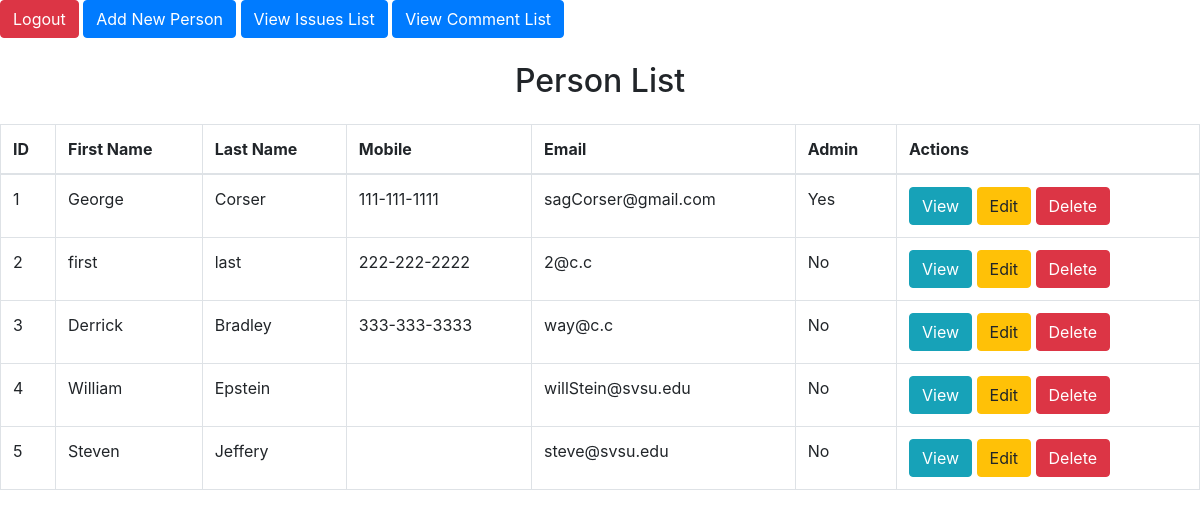
Page /persons_list.php (signed in) on the committed database.
### tables this page shows
CREATE TABLE `iss_persons` (
  `id` int(11) NOT NULL,
  `fname` varchar(255) NOT NULL,
  `lname` varchar(255) NOT NULL,
  `mobile` varchar(255) NOT NULL,
  `email` varchar(255) NOT NULL,
  `pwd_hash` varchar(255) NOT NULL,
  `pwd_salt` varchar(255) NOT NULL,
  `admin` varchar(255) NOT NULL
);

### persons_list.php (the view, shortened to what this page needs)
<?php
$servername = "localhost";
$username = "root";
$password = "";
$dbname = "cis355";
$conn = new mysqli($servername, $username, $password, $dbname);
$result = $conn->query("SELECT id, fname, lname, mobile, email, pwd_hash, pwd_salt, `admin` FROM iss_persons");
?>
<!DOCTYPE html>
<html lang="en">
<head>
    <link rel="stylesheet" href="https://maxcdn.bootstrapcdn.com/bootstrap/4.5.2/css/bootstrap.min.css">
</head>
<body>
<a href="logout.php"><button class="btn btn-danger">Logout</button></a>
<a href="add_person.php"><button class="btn btn-primary">Add New Person</button></a>
<a href="issue_list.php">
    <button class="btn btn-primary">View Issues List</button>
</a>
<a href="comment_list.php">
    <button class="btn btn-primary">View Comment List</button>
</a>
<h2 class="text-center mt-4">Person List</h2>
<table class="table table-bordered mt-4">
    <thead>
        <tr>
            <th>ID</th>
            <th>First Name</th>
            <th>Last Name</th>
            <th>Mobile</th>
            <th>Email</th>
            <th>Admin</th>
            <th>Actions</th>
        </tr>
    </thead>
    <tbody>
        <?php while ($row = $result->fetch_assoc()): ?>
            <tr>
                <td><?php echo $row['id']; ?></td>
                <td><?php echo $row['fname']; ?></td>
                <td><?php echo $row['lname']; ?></td>
                <td><?php echo $row['mobile']; ?></td>
                <td><?php echo $row['email']; ?></td>
                <td><?php echo $row['admin'] == 'Y' ? 'Yes' : 'No'; ?></td>
                <td>
                    <button class="btn btn-info" data-toggle="modal" data-target="#viewModal<?php echo $row['id']; ?>">View</button>
                    <?php if($_SESSION['admin'] == 'Y' || $_SESSION['user_id'] == $row['id']) { ?>
                    <button class="btn btn-warning" data-toggle="modal" data-target="#editModal<?php echo $row['id']; ?>">Edit</button>
                    <button class="btn btn-danger" data-toggle="modal" data-target="#deleteModal<?php echo $row['id']; ?>">Delete</button>
                    <?php }?>
                </td>
            </tr>
        <?php endwhile; ?>
    </tbody>
</table>
</body>
</html>

### rows in the picture
iss_persons: id "1", fname "George", lname "Corser", mobile "111-111-1111", email "sagCorser@gmail.com", admin "Yes"
iss_persons: id "2", fname "first", lname "last", mobile "222-222-2222", email "2@c.c", admin "No"
iss_persons: id "3", fname "Derrick", lname "Bradley", mobile "333-333-3333", email "way@c.c", admin "No"
iss_persons: id "4", fname "William", lname "Epstein", email "willStein@svsu.edu", admin "No"
iss_persons: id "5", fname "Steven", lname "Jeffery", email "steve@svsu.edu", admin "No"
